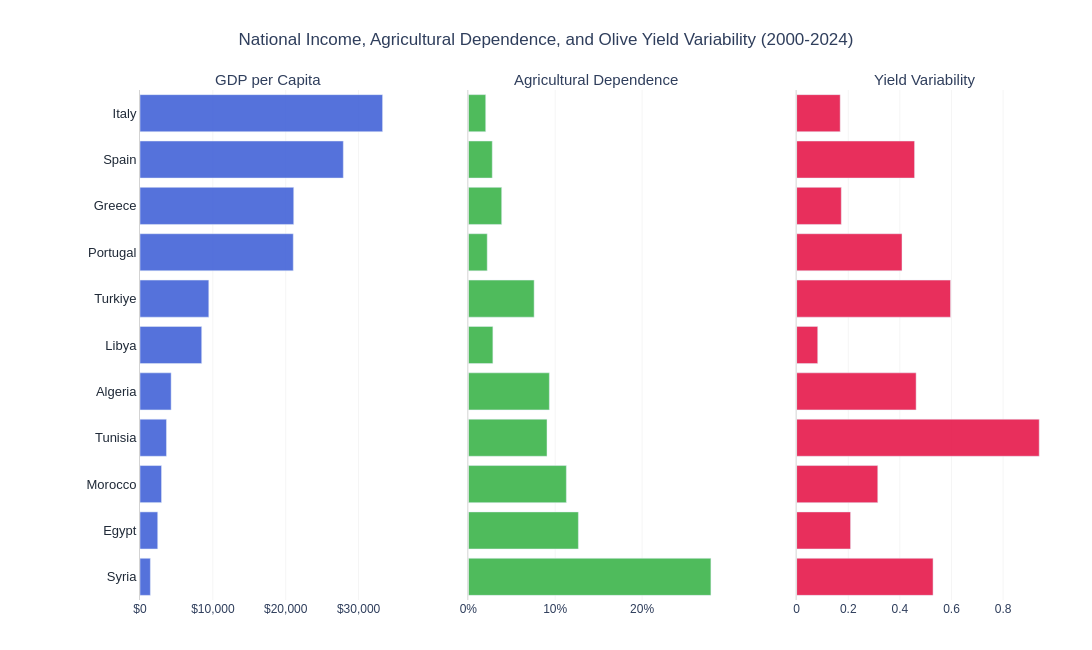

The code cell stored with this chart in its notebook:
### Markdown cell above
## Business Question 6: How Are National Income, Agricultural Dependence, and Olive Yield Variability Related?

This analysis compares each country’s average GDP per capita, agriculture’s contribution to GDP, and olive yield variability between 2000 and 2024. Yield variability is measured as the standard deviation of annual yield growth rates.

### Code cell
# Aggregate country-level indicators and sort by GDP per capita
df_macro = (
    df.groupby("Country", as_index=False)
    .agg(
        GDP_per_capita=("GDP_per_capita", "mean"),
        Agri_GDP_Pct=("Agriculture_value_added_pct_GDP", "mean"),
        Yield_Volatility=("Yield_Growth_Rate", "std"),
    )
    .sort_values("GDP_per_capita")
)

countries = df_macro["Country"]

# Create the comparison chart
fig = make_subplots(
    rows=1,
    cols=3,
    shared_yaxes=True,
    horizontal_spacing=0.08,
    subplot_titles=(
        "GDP per Capita",
        "Agricultural Dependence",
        "Yield Variability",
    ),
)

# GDP per capita
fig.add_trace(
    go.Bar(
        x=df_macro["GDP_per_capita"],
        y=countries,
        orientation="h",
        marker_color="#4363D8",
        opacity=0.9,
    ),
    row=1,
    col=1,
)

# Agriculture's contribution to GDP
fig.add_trace(
    go.Bar(
        x=df_macro["Agri_GDP_Pct"],
        y=countries,
        orientation="h",
        marker_color="#3CB44B",
        opacity=0.9,
    ),
    row=1,
    col=2,
)

# Yield variability
fig.add_trace(
    go.Bar(
        x=df_macro["Yield_Volatility"],
        y=countries,
        orientation="h",
        marker_color="#E6194B",
        opacity=0.9,
    ),
    row=1,
    col=3,
)

fig.update_layout(
    title={
        "text": (
            "National Income, Agricultural Dependence, "
            "and Olive Yield Variability (2000-2024)"
        ),
        "x": 0.5,
        "xanchor": "center",
    },
    height=650,
    width=1200,
    showlegend=False,
    plot_bgcolor="white",
    paper_bgcolor="white",
    margin=dict(l=140, r=40, t=90, b=50),
    font=dict(
        family="Arial",
        size=12,
        color="#2F3E5C",
    ),
)

fig.update_xaxes(
    tickformat="$,",
    showgrid=True,
    gridcolor="whitesmoke",
    zeroline=False,
    row=1,
    col=1,
)

fig.update_xaxes(
    ticksuffix="%",
    showgrid=True,
    gridcolor="whitesmoke",
    zeroline=False,
    row=1,
    col=2,
)

fig.update_xaxes(
    showgrid=True,
    gridcolor="whitesmoke",
    zeroline=False,
    row=1,
    col=3,
)

fig.update_yaxes(
    showgrid=False,
    linecolor="lightgray",
    tickfont=dict(
        size=13,
        color="#1F2937",
    ),
)

for annotation in fig.layout.annotations:
    annotation.font.size = 15
    annotation.font.color = "#2F3E5C"

fig.show()

### Figure 1 — Plotly figure (JSON) as saved in the notebook; plotly's stock layout.template omitted (floating-point values rounded to 4 significant figures)
{"data": [{"marker": {"color": "#4363D8"}, "opacity": 0.9, "orientation": "h", "type": "bar", "x": [1422.0, 2432.0, 2956.0, 3634.0, 4273.0, 8470.0, 9443.0, 21040.0, 21100.0, 27910.0, 33300.0], "xaxis": "x", "y": ["Syria", "Egypt", "Morocco", "Tunisia", "Algeria", "Libya", "Turkiye", "Portugal", "Greece", "Spain", "Italy"], "yaxis": "y"}, {"marker": {"color": "#3CB44B"}, "opacity": 0.9, "orientation": "h", "type": "bar", "x": [27.93, 12.67, 11.29, 9.059, 9.33, 2.827, 7.577, 2.175, 3.841, 2.754, 2.003], "xaxis": "x2", "y": ["Syria", "Egypt", "Morocco", "Tunisia", "Algeria", "Libya", "Turkiye", "Portugal", "Greece", "Spain", "Italy"], "yaxis": "y2"}, {"marker": {"color": "#E6194B"}, "opacity": 0.9, "orientation": "h", "type": "bar", "x": [0.5287, 0.209, 0.3144, 0.9401, 0.4631, 0.08176, 0.5964, 0.4083, 0.173, 0.457, 0.1688], "xaxis": "x3", "y": ["Syria", "Egypt", "Morocco", "Tunisia", "Algeria", "Libya", "Turkiye", "Portugal", "Greece", "Spain", "Italy"], "yaxis": "y3"}], "layout": {"annotations": [{"font": {"color": "#2F3E5C", "size": 15}, "showarrow": false, "text": "GDP per Capita", "x": 0.14, "xanchor": "center", "xref": "paper", "y": 1, "yanchor": "bottom", "yref": "paper"}, {"font": {"color": "#2F3E5C", "size": 15}, "showarrow": false, "text": "Agricultural Dependence", "x": 0.5, "xanchor": "center", "xref": "paper", "y": 1, "yanchor": "bottom", "yref": "paper"}, {"font": {"color": "#2F3E5C", "size": 15}, "showarrow": false, "text": "Yield Variability", "x": 0.86, "xanchor": "center", "xref": "paper", "y": 1, "yanchor": "bottom", "yref": "paper"}], "font": {"color": "#2F3E5C", "family": "Arial", "size": 12}, "height": 650, "margin": {"b": 50, "l": 140, "r": 40, "t": 90}, "paper_bgcolor": "white", "plot_bgcolor": "white", "showlegend": false, "title": {"text": "National Income, Agricultural Dependence, and Olive Yield Variability (2000-2024)", "x": 0.5, "xanchor": "center"}, "width": 1200, "xaxis": {"anchor": "y", "domain": [0, 0.28], "gridcolor": "whitesmoke", "showgrid": true, "tickformat": "$,", "zeroline": false}, "xaxis2": {"anchor": "y2", "domain": [0.36, 0.64], "gridcolor": "whitesmoke", "showgrid": true, "ticksuffix": "%", "zeroline": false}, "xaxis3": {"anchor": "y3", "domain": [0.72, 1], "gridcolor": "whitesmoke", "showgrid": true, "zeroline": false}, "yaxis": {"anchor": "x", "domain": [0, 1], "linecolor": "lightgray", "showgrid": false, "tickfont": {"color": "#1F2937", "size": 13}}, "yaxis2": {"anchor": "x2", "domain": [0, 1], "linecolor": "lightgray", "matches": "y", "showgrid": false, "showticklabels": false, "tickfont": {"color": "#1F2937", "size": 13}}, "yaxis3": {"anchor": "x3", "domain": [0, 1], "linecolor": "lightgray", "matches": "y", "showgrid": false, "showticklabels": false, "tickfont": {"color": "#1F2937", "size": 13}}}}
